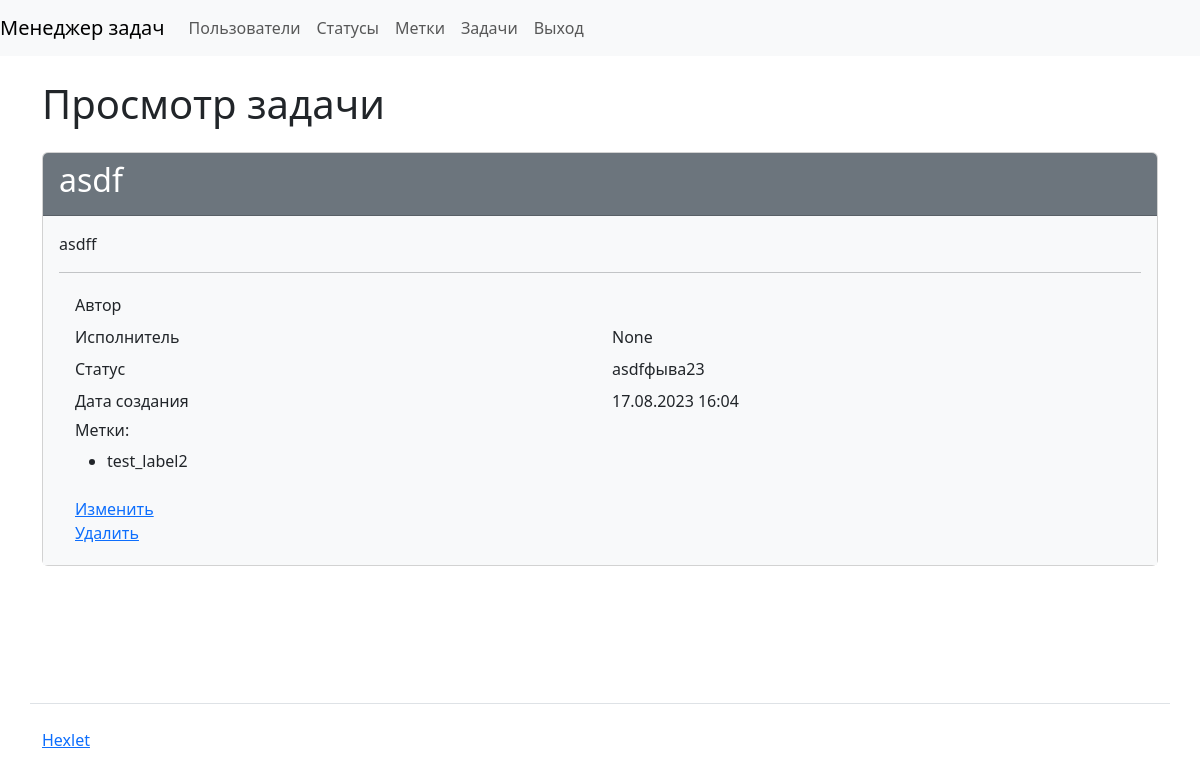
The page /tasks/1/ (signed in) on the database its author committed.
### task_manager/tasks/models.py (models this page shows, shortened)
class Task(models.Model):
    name = models.CharField(max_length=255)
    description = models.CharField(max_length=255)
    status = models.ForeignKey(
        Status, on_delete=models.RESTRICT, related_name='tasks'
    )
    author = models.ForeignKey(
        User, on_delete=models.RESTRICT, related_name='tasks_authored'
    )
    executor = models.ForeignKey(
        User, on_delete=models.RESTRICT, related_name='tasks_assigned',
        null=True
    )
    labels = models.ManyToManyField(Label)
    date_joined = DateTimeField(auto_now_add=True)

### task_manager/statuses/models.py (models this page shows)
class Status(models.Model):
    name = models.CharField(max_length=255)
    date_joined = DateTimeField(auto_now_add=True)
    def __str__(self):
        return self.name

### task_manager/labels/models.py (models this page shows)
class Label(models.Model):
    name = models.CharField(max_length=255)
    date_joined = DateTimeField(auto_now_add=True)
    def __str__(self):
        return self.name

### task_manager/tasks/views.py (the view)
# urls.py: path('<int:pk>/', views.TaskGetInfo.as_view(), name='get_task'),
class TaskGetInfo(SpecifiedLoginRequiredMixin, View):
    def get(self, request, *args, **kwargs):
        task_id = kwargs.get('pk')
        task = Task.objects.get(id=task_id)
        form = CreateTaskForm(instance=task)
        return render(request, 'tasks/task.html', {'form': form, 'task': task})

### task_manager/templates/tasks/task.html
{% extends "index.html" %}
{% block content %}
<h1 class="my-4">Просмотр задачи</h1>
    <div class="card">
      <div class="card-header bg-secondary text-white">
        <h2>{{ task.name }}</h2>
      </div>
      <div class="card-body bg-light">
        <p>{{ task.description }}</p>
        <hr>
        <div class="container">
          <div class="row p-1">
            <div class="col">Автор</div>
            <div class="col">{{ task.author }}</div>
          </div>
          <div class="row p-1">
            <div class="col">Исполнитель</div>
            <div class="col">{{ task.executor }}</div>
          </div>
          <div class="row p-1">
            <div class="col">Статус</div>
            <div class="col">{{ task.status }}</div>
          </div>
          <div class="row p-1">
            <div class="col">Дата создания</div>
            <div class="col">{{ task.date_joined|date:'d.m.Y H:i' }}</div>
          </div>
          <div class="row p-1">
            <div class="col">
              <h6>Метки:</h6>
              <ul>
                {% for label in task.labels.all %}
                <li>{{ label }}</li>
                {% endfor %}
              </ul>
            </div>
          </div>
          <div class="row p-1">
            <div class="col">
              <a href="{% url 'edit_task' task.pk %}">Изменить</a>
              <br>
              <a href="{% url 'delete_task' task.pk %}">Удалить</a>
            </div>
          </div>
        </div>
      </div>
    </div>
{% endblock %}

### rows shown on the page
Task: name "asdf", description "asdff", executor "None", status "asdfфыва23", date_joined "17.08.2023 16:04"
Label: name "test_label2"
